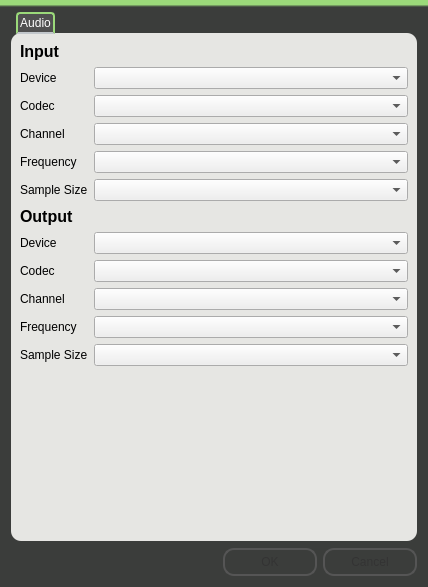
<?xml version="1.0" encoding="UTF-8"?>
<ui version="4.0">
 <class>ConfigurationDialog</class>
 <widget class="QDialog" name="ConfigurationDialog">
  <property name="geometry">
   <rect>
    <x>0</x>
    <y>0</y>
    <width>428</width>
    <height>587</height>
   </rect>
  </property>
  <property name="windowTitle">
   <string>Dialog</string>
  </property>
  <property name="styleSheet">
   <string notr="true">#ConfigurationDialog {
background: qlineargradient(spread:pad, x1:0, y1:0, x2:0, y2:1, stop:0.00934579 rgba(155, 217, 122, 255), stop:0.0116822 rgba(59, 61, 59, 255), stop:0.995455 rgba(59, 61, 59, 255));
}

#ConfigurationDialog QPushButton {
color: #333;
border: 2px solid #555;
border-radius: 11px;
padding: 5px;
background: qradialgradient(cx: 0.3, cy: -0.4,
fx: 0.3, fy: -0.4,
radius: 1.35, stop: 0 #fff, stop: 1 #888);
min-width: 80px;
}
#ConfigurationDialog QPushButton:hover {
background: qradialgradient(cx: 0.3, cy: -0.4,
fx: 0.3, fy: -0.4,
radius: 1.35, stop: 0 #fff, stop: 1 #bbb);
}
#ConfigurationDialog QPushButton:pressed {
background: qradialgradient(cx: 0.4, cy: -0.1,
fx: 0.4, fy: -0.1,
radius: 1.35, stop: 0 #fff, stop: 1 #ddd);
}</string>
  </property>
  <layout class="QVBoxLayout" name="verticalLayout">
   <item>
    <widget class="QTabWidget" name="tabWidget">
     <property name="styleSheet">
      <string notr="true">QTabWidget::pane {
	color: rgb(246, 246, 244);
	margin: 0px,1px,1px,1px;

	border-radius: 10px;
	background: #E6E6E3;
      }

  QTabWidget::tab-bar {          
	left: 5px; /* move to the right by 5px */
	bottom: -1px;      } 

/* Style the tab using the tab sub-control. Note that          it reads QTabBar _not_ QTabWidget */
QTabBar::tab { 
	background: rgb(132,132,132);
    border: 2px solid #C4C4C3; 
	border-bottom-color: #C2C7CB; /* same as the pane color */          
	border-top-left-radius: 4px;          
	border-top-right-radius: 4px;     
	min-width: 8ex;
	padding: 2px;
	color: #FFFFFF;   
}
       
QTabBar::tab:selected, QTabBar::tab:hover {	

}

QTabBar::tab:selected {
	background: rgb(80,80,80); 
	border-color: #9BD97a;          
	border-bottom-color: #C2C7CB; /* same as pane color */
}

QTabBar::tab:!selected {
    margin-top: 2px; /* make non-selected tabs look smaller */
}
</string>
     </property>
     <property name="currentIndex">
      <number>0</number>
     </property>
     <widget class="QWidget" name="tab">
      <attribute name="title">
       <string>Audio</string>
      </attribute>
      <layout class="QFormLayout" name="formLayout_2">
       <property name="fieldGrowthPolicy">
        <enum>QFormLayout::AllNonFixedFieldsGrow</enum>
       </property>
       <item row="1" column="0">
        <widget class="QLabel" name="devicesLabel">
         <property name="text">
          <string>Device</string>
         </property>
        </widget>
       </item>
       <item row="1" column="1">
        <widget class="QComboBox" name="iComboBox"/>
       </item>
       <item row="2" column="0">
        <widget class="QLabel" name="codecsLabel">
         <property name="text">
          <string>Codec</string>
         </property>
        </widget>
       </item>
       <item row="2" column="1">
        <widget class="QComboBox" name="iCodecsComboBox"/>
       </item>
       <item row="3" column="0">
        <widget class="QLabel" name="channelsLabel">
         <property name="text">
          <string>Channel</string>
         </property>
        </widget>
       </item>
       <item row="3" column="1">
        <widget class="QComboBox" name="iChannelsComboBox"/>
       </item>
       <item row="4" column="0">
        <widget class="QLabel" name="frequencyLabel">
         <property name="text">
          <string>Frequency</string>
         </property>
        </widget>
       </item>
       <item row="4" column="1">
        <widget class="QComboBox" name="iFrequenciesComboBox"/>
       </item>
       <item row="5" column="0">
        <widget class="QLabel" name="sampleSizeLabel">
         <property name="text">
          <string>Sample Size</string>
         </property>
        </widget>
       </item>
       <item row="5" column="1">
        <widget class="QComboBox" name="iSampleSizesComboBox"/>
       </item>
       <item row="7" column="0">
        <widget class="QLabel" name="deviceLabel">
         <property name="text">
          <string>Device</string>
         </property>
        </widget>
       </item>
       <item row="7" column="1">
        <widget class="QComboBox" name="oComboBox"/>
       </item>
       <item row="8" column="0">
        <widget class="QLabel" name="codecLabel">
         <property name="text">
          <string>Codec</string>
         </property>
        </widget>
       </item>
       <item row="8" column="1">
        <widget class="QComboBox" name="oCodecsComboBox"/>
       </item>
       <item row="9" column="0">
        <widget class="QLabel" name="channelLabel">
         <property name="text">
          <string>Channel</string>
         </property>
        </widget>
       </item>
       <item row="9" column="1">
        <widget class="QComboBox" name="oChannelsComboBox"/>
       </item>
       <item row="10" column="0">
        <widget class="QLabel" name="frequencyLabel_2">
         <property name="text">
          <string>Frequency</string>
         </property>
        </widget>
       </item>
       <item row="10" column="1">
        <widget class="QComboBox" name="oFrequenciesComboBox"/>
       </item>
       <item row="11" column="0">
        <widget class="QLabel" name="sampleSizeLabel_2">
         <property name="text">
          <string>Sample Size</string>
         </property>
        </widget>
       </item>
       <item row="11" column="1">
        <widget class="QComboBox" name="oSampleSizesComboBox"/>
       </item>
       <item row="0" column="0">
        <widget class="QLabel" name="label">
         <property name="font">
          <font>
           <pointsize>12</pointsize>
           <weight>75</weight>
           <bold>true</bold>
          </font>
         </property>
         <property name="text">
          <string>Input</string>
         </property>
        </widget>
       </item>
       <item row="6" column="0">
        <widget class="QLabel" name="label_2">
         <property name="font">
          <font>
           <pointsize>12</pointsize>
           <weight>75</weight>
           <bold>true</bold>
          </font>
         </property>
         <property name="text">
          <string>Output</string>
         </property>
        </widget>
       </item>
      </layout>
     </widget>
    </widget>
   </item>
   <item>
    <widget class="QDialogButtonBox" name="buttonBox">
     <property name="orientation">
      <enum>Qt::Horizontal</enum>
     </property>
     <property name="standardButtons">
      <set>QDialogButtonBox::Cancel|QDialogButtonBox::Ok</set>
     </property>
    </widget>
   </item>
  </layout>
 </widget>
 <resources/>
 <connections>
  <connection>
   <sender>buttonBox</sender>
   <signal>accepted()</signal>
   <receiver>ConfigurationDialog</receiver>
   <slot>accept()</slot>
   <hints>
    <hint type="sourcelabel">
     <x>248</x>
     <y>254</y>
    </hint>
    <hint type="destinationlabel">
     <x>157</x>
     <y>274</y>
    </hint>
   </hints>
  </connection>
  <connection>
   <sender>buttonBox</sender>
   <signal>rejected()</signal>
   <receiver>ConfigurationDialog</receiver>
   <slot>reject()</slot>
   <hints>
    <hint type="sourcelabel">
     <x>316</x>
     <y>260</y>
    </hint>
    <hint type="destinationlabel">
     <x>286</x>
     <y>274</y>
    </hint>
   </hints>
  </connection>
 </connections>
</ui>
